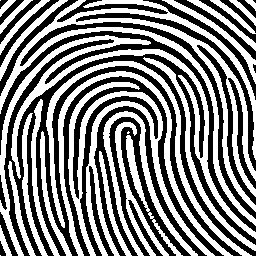
#> input picture synthetic_im_3.jpg, 256 x 256 px, found by its file name
$ jupyter execute test.ipynb   (shell and % lines are left out)
#> lines starting #> are read from the running program, lines starting #| are printed output that depends on the picture
[cell 1]
# imports
import numpy as np
from numpy import *
import matplotlib.pyplot as plt
from matplotlib.pyplot import *
import matplotlib.image as mpimg

[cell 2]
basis = (1/sqrt(2) * array([1, 1]), 1/sqrt(2) * array([1, -1]))
# [5 lines of commented-out code are left out]

[cell 3]
# The 8 x 8 DCT matrix thus looks like this.
N = 32
dct = np.zeros((N, N))
for x in range(N):
    dct[0,x] = sqrt(2.0/N) / sqrt(2.0)
for u in range(1,N):
    for x in range(N):
        dct[u,x] = sqrt(2.0/N) * cos((pi/N) * u * (x + 0.5) )

np.set_printoptions(precision=3)
# dct
imshow(dct, cmap='gray')
show()
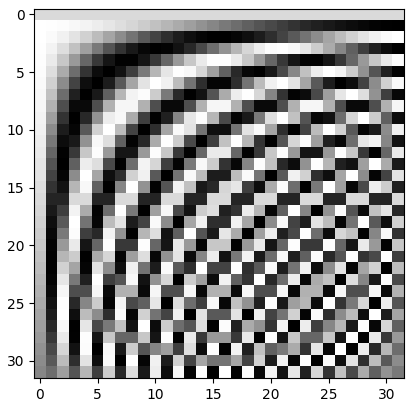
#> figure drawn by matplotlib, 1 panel

[cell 4]
dct_transpose = dct.transpose()

imshow(dct_transpose, cmap='gray')
show()
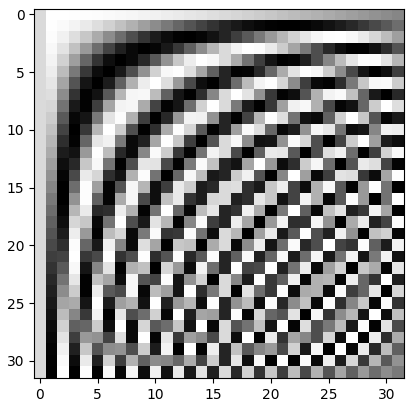
#> figure drawn by matplotlib, 1 panel

[cell 5]
maybe_identity = dot(dct, dct_transpose)
roundoff = vectorize(lambda m: round(m, 6))

imshow(roundoff(maybe_identity), cmap='gray')
show()
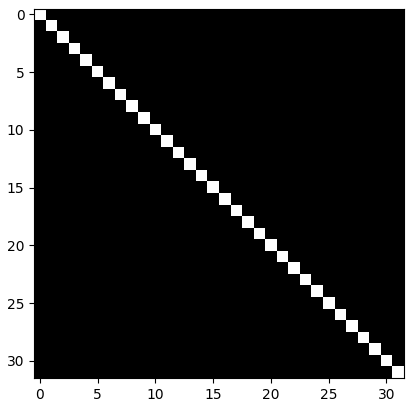
#> figure drawn by matplotlib, 1 panel

[cell 6]
def rowdot(i,j):
    return dot(dct[i, :], dct[j, :])
rowdot(0,0), rowdot(3,3), rowdot(0,3), rowdot(1, 7), rowdot(1,5)

[cell 7]
import cv2
def doDCT(grid):
    return dot(dot(dct, grid), dct_transpose)

def undoDCT(grid):
    return dot(dot(dct_transpose, grid), dct)

image_path = "/Users/marynavek/Projects/ImageProcessing/synthetic_im_3.jpg"

    # image = Image.open(image_path).convert("L")
    # img = Image.open(image_path).convert("L")
tiny = cv2.imread(image_path, 0)
#> tiny is the input picture: shape (256, 256); min 0, max 255, mean 128.8
tiny = cv2.resize(tiny, (32,32))
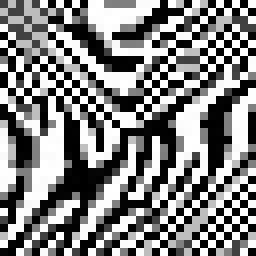
#> tiny: shape (32, 32) (shown 8 times larger); min 0, max 255, mean 129.6

# test : do DCT, then undo DCT; should get back the same image.
tiny_do_undo = undoDCT(doDCT(tiny))
#> in doDCT, `return dot(dot(dct, grid), dct_transpose)`:
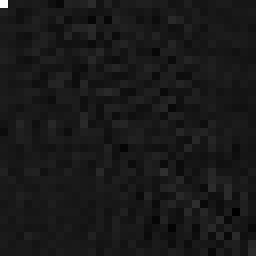
#> returned value: shape (32, 32) float64 (shown 8 times larger); min -452.2, max 4148.7, mean -2.3; drawn with min black and max white

imshow(tiny_do_undo)
